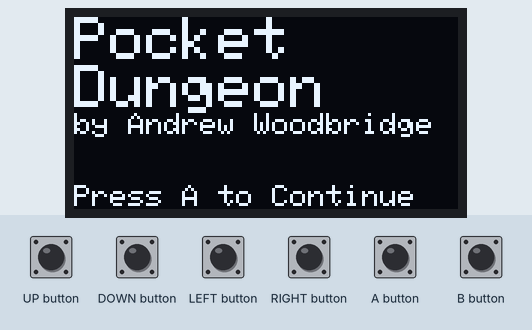
Simulated run of this sketch. Board: Arduboy, built with avr-gcc and run on an emulated ATmega32U4. On the bench: 128×64 one-colour display. The inputs (shaded band) are chosen by the test bench. Random numbers use the default seed unless the sketch sets one.

Above: at 1.2 s.
1.3 s: A button pressed for 0.15 s
At 2.0 s:
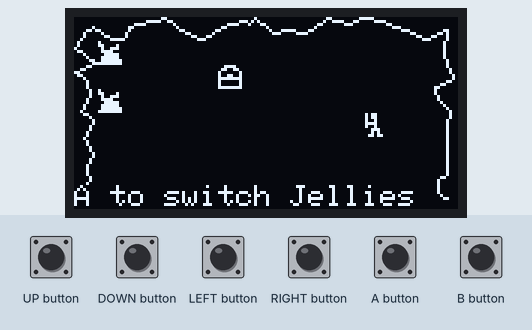
2.9 s: DOWN button pressed for 0.15 s
At 3.5 s:
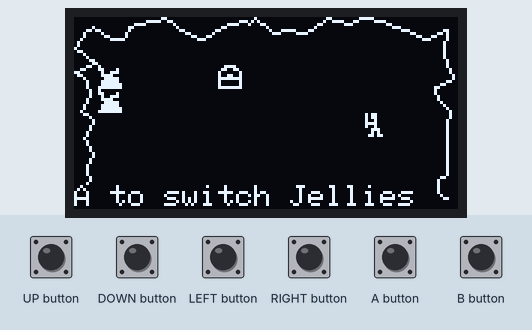
4.5 s: RIGHT button pressed for 0.15 s
At 5.1 s:
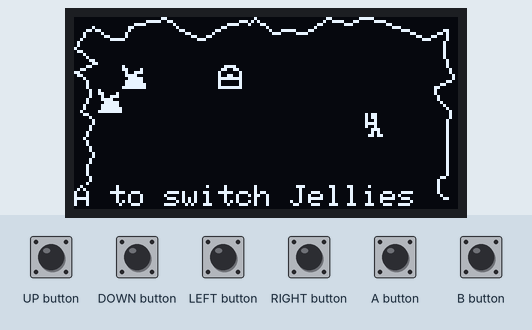
6.1 s: UP button pressed for 0.15 s
At 6.6 s:
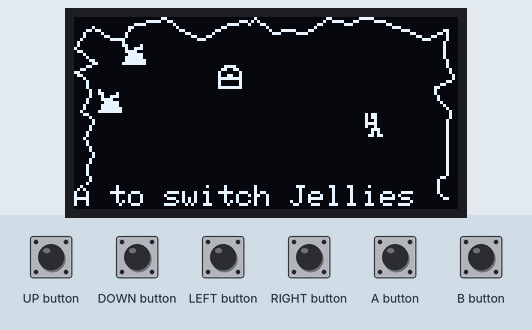
7.7 s: RIGHT button pressed for 1 s
At 8.1 s:
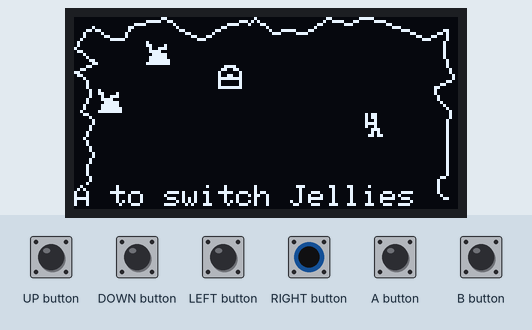
10.2 s: DOWN button pressed for 1 s
At 11.2 s:
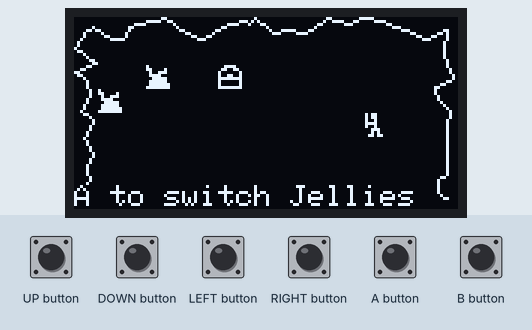
Timing chart, 0 to 13.2 s (numbered marks = the images above; inputs shaded):
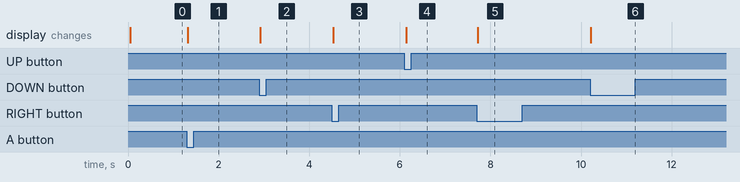

Measured:
- after the input at 1.3 s, the display: changes at once (image 1)
- after the input at 2.9 s, the display: changes at once (image 2)
- after the input at 4.5 s, the display: changes at once (image 3)
- after the input at 6.1 s, the display: changes at once (image 4)
- after the input at 7.7 s, the display: changes at once (image 5)
- after the input at 10.2 s, the display: changes at once (image 6)

The sketch:

pocketDungeonSprite.ino
```cpp
#include "Arduino.h"
#include "Monster.h"
#include <Arduboy2.h>

Arduboy2 arduboy;

//Images
const uint8_t jellySprite[] PROGMEM = {0x83, 0xee, 0xf8, 0xf8, 0xfc, 0xf4, 0xf6, 0xc0};
const uint8_t jeffSprite[]  PROGMEM = {0x00, 0x1f, 0x88, 0xeb, 0x3f, 0xe0, 0x80, 0x00};
const uint8_t treasureChest[] PROGMEM = {0xfc, 0x92, 0x93, 0x99, 0x99, 0x93, 0x92, 0xfc};

//Allow for switching between screen modes:
//0 is splashScreen
//1 is map
//2 is combat
byte screenMode = 0;

//Create Monsters (and hero is is the real monster, am I right)
Monster jelly1(45,2,8,8,8,8,jellySprite);
Monster jelly2(45,2,8,8,24,8,jellySprite);
Monster jeff(30,1,10,96,32,8,jeffSprite);

//pointer to active monster
Monster * activeMonster = &jelly1;

byte chestPosnX;
byte chestPosnY;


void setup() {
  arduboy.begin();
  arduboy.setFrameRate(30);
  arduboy.initRandomSeed();
  //calls cave functions to create random cave walls
  makeCaveTop();
  makeCaveLeft();
  makeCaveRight();
  findChest();
}

void loop() {
  arduboy.clear();
  if (!(arduboy.nextFrame()))
    return;
  //check screen mode and display splashScreen of move on
  if (screenMode == 0) splashScreen();
  else {
    //draws the cave walls, checks for movement, then draws the sprites
    drawCave();
    checkButtons();
    arduboy.drawBitmap(jelly1.posnX,jelly1.posnY,jelly1.pointerToMySprite,8,8, WHITE);
    arduboy.drawBitmap(jelly2.posnX,jelly2.posnY,jelly2.pointerToMySprite,8,8, WHITE);
    arduboy.drawBitmap(chestPosnX,chestPosnY,treasureChest,8,8,WHITE);
    arduboy.drawBitmap(96,32,jeff.pointerToMySprite,8,8,WHITE);
    arduboy.setCursor(0,56);
    arduboy.print("A to switch Jellies");
    //arduboy.print("j1 hp=");
    //arduboy.print(jelly1.hp);
    //arduboy.print("  j2 hp=");
    //arduboy.print(jelly2.hp);
    arduboy.display();
  }

}

void splashScreen()
{
  //shows splash screen then moves on
  bool moveOn = false;
  arduboy.setCursor(0,0);
  arduboy.setTextSize(2);
  arduboy.println(F("Pocket"));
  arduboy.println(F("Dungeon"));
  arduboy.setTextSize(1);
  arduboy.println(F("by Andrew Woodbridge"));
  arduboy.println();
  arduboy.println();
  arduboy.println(F("Press A to Continue"));
  arduboy.display();
  while (!moveOn) {
   arduboy.pollButtons();
   if(arduboy.justPressed(A_BUTTON)){
      moveOn = true;
      screenMode ++;
   }
  }
}

void switchActiveMonster()
{
  //switches between the two jellies
  if (activeMonster == &jelly1) activeMonster = &jelly2;
  else if (activeMonster == &jelly2) activeMonster = &jelly1;
  }

void checkButtons(){
  //polls the buttons during the gameplay
  arduboy.pollButtons();
  if(arduboy.justPressed(A_BUTTON)) {
    switchActiveMonster();
  }
  if(arduboy.justPressed(LEFT_BUTTON)) {
    activeMonster->monsterMove('l');
  }
  else if(arduboy.justPressed(RIGHT_BUTTON)) {
    activeMonster->monsterMove('r');
  }
  else if(arduboy.justPressed(UP_BUTTON)) {
    activeMonster->monsterMove('u');
  }
  else if(arduboy.justPressed(DOWN_BUTTON)) {
    activeMonster->monsterMove('d');
  }
}
```

Monster.cpp
```cpp
/*
 * Monster Class for Pocket Dungeon Game
 * Created by Andrew Woodbridge March 2019.
 */


#include "Arduino.h"
#include "Monster.h"
#include <Arduboy2.h>

Monster::Monster(byte health, byte att, byte def, byte startX, byte startY, byte imgSize, const uint8_t * sprite)
{
  hp = health;
  attMod = att;
  ac = def;
  spriteSize = imgSize;
  posnX = startX;
  posnY = startY;
  pointerToMySprite = sprite;
};

 void Monster::takeHit(byte toHit,byte damage)
 {
  if(toHit <= ac) hp -= damage;
 }

void Monster::monsterMove(char card)
{
  switch(card) {
    case 'u':
      posnY -= spriteSize;
      if (posnY < 8) posnY = 8;
      break;
     case 'd':
      posnY += spriteSize;
      if (posnY > 55 - spriteSize) posnY = 55 - spriteSize;
      break;
     case 'l':
      posnX -= spriteSize;
      if (posnX < 8) posnX = 8;
      break;
     case 'r':
      posnX += spriteSize;
      if (posnX > 119 - spriteSize) posnX = 119 - spriteSize;
      break;
  }
}
```

Monster.h
```cpp
/*
 * Monster Class for Pocket Dungeon Game
 * Created by Andrew Woodbridge March 2019.
 */

#ifndef Monster_h
#define Monster_h

#include "Arduino.h"

class Monster {
  public:
    Monster(byte health, byte attMod, byte def,  byte startX, byte startY, byte imgSize, const uint8_t * sprite);
    byte hp;
    byte attMod;
    byte ac;
    byte posnX;
    byte posnY;
    byte spriteSize;
    const uint8_t * pointerToMySprite;

    byte attack();
    void takeHit(byte toHit,byte damage);
    void monsterMove(char card);
};

#endif
```

cave.ino
```cpp
byte caveTopX[30];
byte caveTopY[30];
byte caveTopCount = 0;

byte caveLeftX[30];
byte caveLeftY[30];
byte caveLeftCount = 0;

byte caveRightX[30];
byte caveRightY[30];
byte caveRightCount = 0;


void findChest(){
  chestPosnX = (random(1,13) * 8) + 8;
  chestPosnY = (random(1,7) * 8) + 8;
}

void makeCaveTop(){
  byte oldPosnX = 4;
  byte oldPosnY = 4;
  byte newPosnX;
  byte newPosnY;
  caveTopX[0] = 4;
  caveTopY[0] = 4;
  caveTopCount ++;

  while (oldPosnX < 120) {
    newPosnX = oldPosnX + random(2,8);
    newPosnY = random(0,8);
    caveTopX[caveTopCount] = newPosnX;
    caveTopY[caveTopCount] = newPosnY;
    oldPosnX = newPosnX;
    oldPosnY = newPosnY;
    caveTopCount ++;
  }
  caveTopX[caveTopCount] = 124;
  caveTopY[caveTopCount] = 4;
}

void makeCaveLeft(){
  byte oldPosnX = 4;
  byte oldPosnY = 4;
  byte newPosnX;
  byte newPosnY;
  caveLeftX[0] = 4;
  caveLeftY[0] = 4;
  caveLeftCount ++;
  while (oldPosnY < 60) {
    newPosnX = random(0,8);
    newPosnY = oldPosnY + random(2,8);
    caveLeftX[caveLeftCount] = newPosnX;
    caveLeftY[caveLeftCount] = newPosnY;
    oldPosnX = newPosnX;
    oldPosnY = newPosnY;
    caveLeftCount ++;
  }
  caveLeftX[caveLeftCount] = 4;
  caveLeftY[caveLeftCount] = 60;
}

void makeCaveRight(){
  byte oldPosnX = 124;
  byte oldPosnY = 4;
  byte newPosnX;
  byte newPosnY;
  caveRightX[0] = 124;
  caveRightY[0] = 4;
  caveRightCount ++;
  while (oldPosnY < 60) {
    newPosnX = random(120,127);
    newPosnY = oldPosnY + random(2,8);
    caveRightX[caveRightCount] = newPosnX;
    caveRightY[caveRightCount] = newPosnY;
    oldPosnX = newPosnX;
    oldPosnY = newPosnY;
    caveRightCount ++;
  }
  caveRightX[caveRightCount] = 124;
  caveRightY[caveRightCount] = 60;
}


void drawCave(){
  for(byte i = 1; i <= caveTopCount; i++)
  {
    arduboy.drawLine(caveTopX[i-1],caveTopY[i-1],caveTopX[i],caveTopY[i],WHITE);
  }
  for(byte i = 1; i <= caveLeftCount; i++)
  {
    arduboy.drawLine(caveLeftX[i-1],caveLeftY[i-1],caveLeftX[i],caveLeftY[i],WHITE);
  }
    for(byte i = 1; i <= caveRightCount; i++)
  {
    arduboy.drawLine(caveRightX[i-1],caveRightY[i-1],caveRightX[i],caveRightY[i],WHITE);
  }
}
```
